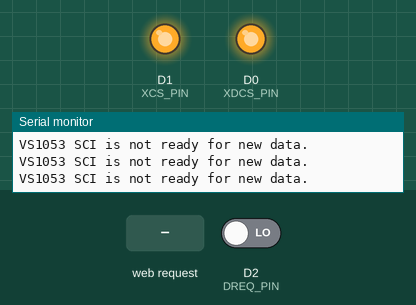
Recording of a program running on a simulated ESP8266 (NodeMCU). Parts: output pins drawn as LEDs (lit = HIGH), the last lines printed to the serial monitor. The test bench sets the inputs (shaded band); at power-on: D2 (DREQ_PIN) LOW. WiFi joins after 1.5 s; servers stay silent unless stated; uploads are accepted with an empty reply.

Above: at 3.3 s.
3.4 s: D2 (DREQ_PIN) driven HIGH
5.1 s: D2 (DREQ_PIN) driven LOW
At 5.7 s:
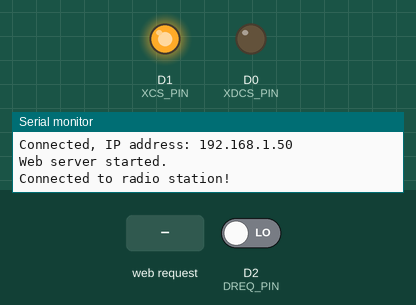
6.9 s: D2 (DREQ_PIN) driven HIGH
At 7.4 s:
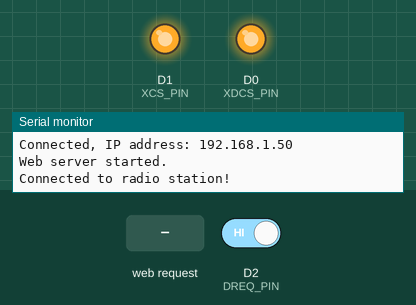
8.4 s: HTTP request GET / received
Timing chart, 0 to 10.9 s (numbered marks = the images above; inputs shaded):
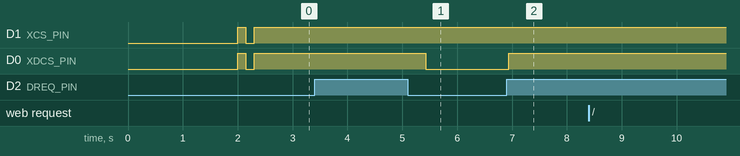

The program:

main.cpp
```cpp
#include <Arduino.h>
#include <vs1053.hpp>
#include <ESP8266WiFi.h>
#include <ESP8266WebServer.h>
#include <ESP8266mDNS.h>
#include <mp3_example.h>
#include <mp3_example2.h>
#include <stdlib.h>
#include <website.h>

//Enter WiFi setup here:
const char *SSID = "UPC230D88";
const char *PASSWORD = "WtznsWw8ffve";

WiFiClient client;

constexpr uint8_t XCS_PIN = D1;
constexpr uint8_t XDCS_PIN = D0;
constexpr uint8_t DREQ_PIN = D2;

VS1053 MP3(XCS_PIN, XDCS_PIN, DREQ_PIN);

uint8_t mp3Buffer[32];

ESP8266WebServer server(80);

String newStation = "0";
String station = "0";

String station_urls[] = {"s3-webradio.rockantenne.de", "radiostreaming.ert.gr",
                         "mp3.harmonyfm.de", "stream.antenne1.de"};
String station_paths[] = {"/rockantenne/stream/mp3", "/ert-kosmos",
                          "/harmonyfm/hqlivestream.mp3", "/a1stg/livestream2.mp3"};

void handleRoot() {
  newStation = server.arg("station");
  Serial.print("Station:");
  Serial.println(station);
  server.send(200, "text/html", website);
}

int stationIdx(String &station) {
  return atoi(station.c_str());
}

void connectStation(String &stationID) {
  client.stop();
  int status = 0;
  while(status != 1) {
    status = client.connect(station_urls[stationIdx(stationID)], 80);
  }
  Serial.println("Connected to radio station!");
  // Request stream
  client.print("GET " + String(station_paths[stationIdx(stationID)]) + " HTTP/1.1\r\nHost: " + String(station_urls[stationIdx(stationID)]) + "\r\nConnection: close\r\n\r\n");
}

void setup() {
  Serial.begin(9600, SERIAL_8N1);
  delay(2000);

  uint16_t samplerate = 44100;
  MP3.init(samplerate);
  MP3.set_volume(80);

  WiFi.disconnect();
  WiFi.softAPdisconnect(true);
  WiFi.mode(WIFI_STA);
  WiFi.begin(SSID, PASSWORD);

  while(WiFi.status() != WL_CONNECTED){
    Serial.println("..connecting to WiFi");
    delay(500);
  }
  Serial.print("Connected, IP address: ");
  Serial.println(WiFi.localIP());

  server.on("/", handleRoot);
  server.begin();
  Serial.println("Web server started.");

  connectStation(station);
}

void loop() {
  if (client.available() > 0) {
    uint8_t bytesread = client.read(mp3Buffer, 32);
    MP3.playback(mp3Buffer, bytesread);
  }

  server.handleClient();

  if(station != newStation) {
    connectStation(newStation);
    station = newStation;
  }
  //MP3.playback(mp3_data, sizeof(mp3_data));
  //delay(3000);
  //MP3.playback(mp3_data2, sizeof(mp3_data2));
  //delay(3000);
}
```

vs1053.cpp
```cpp
#include "vs1053.hpp"

/**
 * @brief Initialization sequence for the VS1053 board:
 * - Configures hardware pins
 * - Cycles the chip select XCS and data chip select to ensure correct levels
 * - Checks whether DREQ is HIGH to check the hardware
 * - Starts SPI communication with slow speed (200kHz)
 * - Rudimentary test of SPI communication
 * - Ensures the VS1053 is in MP3 mode and not MIDI mode (includes soft reset)
 * - Sets audioformat i.e. samplerate
 * - Sets the internal clock multiplier to 3x
 * - Switch to fast SPI speed (4MHz)
 * - Rudimentary test of SPI communication
 * - Sets initial SCI mode
 */
void VS1053::init(uint16_t &samplerate) {
    pinMode(XCS_PIN, OUTPUT);
    pinMode(XDCS_PIN, OUTPUT);
    pinMode(DREQ_PIN, INPUT);

    Serial.println("Initializing VS1053");
    digitalWrite(XCS_PIN, HIGH);
    digitalWrite(XDCS_PIN, HIGH);
    delay(150);
    digitalWrite(XCS_PIN, LOW);
    digitalWrite(XDCS_PIN, LOW);
    delay(150);
    digitalWrite(XCS_PIN, HIGH);
    digitalWrite(XDCS_PIN, HIGH);
    delay(150);

    // If everything is connected correctly then DREQ should be high after toggling the cs pins
    if(digitalRead(DREQ_PIN))
        Serial.println("DREQ HIGH");
    else
        Serial.println("DREQ LOW. Something is wrong -> Check connections and restart.");

    SPI.begin();
    testSPI();

    set_mp3_mode();

    if(samplerate > 48000)
        samplerate = 44100;

    set_audioformat(samplerate, STEREO);

    set_clock();
    spi_settings = spi_fast;
    testSPI();

    set_mode(sci_mode);
}

/**
 * @brief Writes data to the specified VS1053 SCI register. Waits for DREQ to be HIGH again
 * before returning.
 *
 * @param reg is the SCI register address that is accessed
 * @param data is the data that is written to the register
 */
void VS1053::write_reg(const uint8_t& reg, const uint16_t& data) const {
    if(!digitalRead(DREQ_PIN)) {
        Serial.println("VS1053 SCI is not ready for new data.");
        return;
    }

    SPI.beginTransaction(spi_settings);
    digitalWrite(XCS_PIN, LOW);

    SPI.write(WRITE_CMD);
    SPI.write(reg);
    SPI.write16(data);

    wait4DREQ();

    digitalWrite(XCS_PIN, HIGH);
    SPI.endTransaction();

    return;
}


/**
 * @brief Reads a SCI register by first sending the READ instruction and register address
 * and receiving of the 16 bit data afterwards. Waits for DREQ to be HIGH again before
 * returning.
 *
 * @param reg is the SCI register address that is accessed
 * @return uint16_t register data
 */
uint16_t VS1053::read_reg(const uint8_t& reg) const {
    if(reg > 0x0F || !digitalRead(DREQ_PIN)) {
        Serial.println("VS1053 SCI is not ready for next command.");
        return 0xFFFF;
    }

    SPI.beginTransaction(spi_settings);
    digitalWrite(XCS_PIN, LOW);

    SPI.write(READ_CMD);
    SPI.write(reg);
    uint16_t data = SPI.transfer16(0xFFFF);

    wait4DREQ();

    digitalWrite(XCS_PIN, HIGH);
    SPI.endTransaction();

    return data;
}


/**
 * @brief Simple SPI test function that checks whether the written value matches the
 * read register value. At the moment only the volume register is used for testing.
 *
 */
void VS1053::testSPI() const {
    Serial.println("Testing SPI:");


    Serial.println("Writing to register...");
    write_reg(REG_VOL, 0xCAFE);

    Serial.println("Reading from register...");
    uint16_t vol = read_reg(REG_VOL);

    if(vol == 0xCAFE)
        Serial.println("SPI is functional.\n");
    else
    {
        Serial.println("SPI is not functional. Check hardware connection.\n");
    }

    write_reg(REG_VOL, 0x0000);
}


/**
 * @brief Waits for the data request pin DREQ to be HIGH. This is a blocking function.
 *
 */
void VS1053::wait4DREQ() const {
    while(!digitalRead(DREQ_PIN))
        yield();
}

/**
 * @brief Sets the samplerate and channel to either MONO or STEREO.
 *
 * @param samplerate is the new samplerate, must be smaller than 48kHz
 * @param stereo is MONO or STEREO
 */
void VS1053::set_audioformat(const uint16_t& samplerate, const channels_t& stereo) const {
    if(samplerate > 48000) {
        Serial.println("Samplerate must be below 48kHz.\n");
        return;
    }

    uint16_t data = samplerate | stereo;
    write_reg(REG_AUDATA, data);
    Serial.print("VS1053 audio settings have been set to AUDATA=0x");
    Serial.println(read_reg(REG_AUDATA), HEX);
    return;
}

/**
 * @brief Set clock multiplier to 3 with no SC_ADD allowed.
 *
 */
void VS1053::set_clock() const {
    write_reg(REG_CLOCKF, SC_MULT_3 | SC_ADD_NO);
    Serial.print("VS1053 clock multiplier has been set to CLOCKF=0x");
    Serial.println(read_reg(REG_CLOCKF), HEX);
}


/**
 * @brief Writes the specified mode to the SCI_MODE register for configuration.
 *
 * @param mode is the new mode
 */
void VS1053::set_mode(const uint16_t &mode) {
    write_reg(REG_MODE, mode);
    sci_mode = read_reg(REG_MODE);
    Serial.print("VS1053 mode has been set to MODE=0x");
    Serial.println(sci_mode, HEX);
}

/**
 * @brief Sends data to the VS1053 in 32 byte blocks until the buffer is empty.
 *
 * @param buffer is a pointer to the data buffer
 * @param bufsize is the size of the buffer
 */
void VS1053::send_data(const uint8_t *buffer, uint16_t bufsize) const {
    uint16_t packetlen;

    SPI.beginTransaction(spi_settings);
    digitalWrite(XDCS_PIN, LOW);

    while(bufsize > 0) {
        wait4DREQ();

        packetlen = bufsize;

        if(packetlen > DATA_BLOCK_SIZE) {
            packetlen = DATA_BLOCK_SIZE;
        }

        for(uint16_t i = 0; i < packetlen; i++) {
            SPI.transfer(*buffer++);
        }

        bufsize -= packetlen;
    }

    digitalWrite(XDCS_PIN, HIGH);
    SPI.endTransaction();
}

/**
 * @brief Writes to the WRAM of the VS1053 which is used for user applications.
 *
 * @param address is the wram address
 * @param data is the data that is written into the wram
 */
void VS1053::write_wram(const uint16_t &address, const uint16_t &data) const {
    write_reg(REG_WRAMADDR, address);
    write_reg(REG_WRAM, data);
}


/**
 * @brief Some boards start in MIDI mode, this reverses the problem without requiring
 * hardware changes.
 * See http://bajdi.com/lcsoft-vs1053-mp3-module/#comment-33773
 * and https://github.com/baldram/ESP_VS1053_Library/blob/master/src/VS1053.cpp
 * for more detail.
 */
void VS1053::set_mp3_mode() const {
    write_wram(GPIO_DDR, 3);
    write_wram(GPIO_ODATA, 0);
    delay(150);
    software_reset();
}


/**
 * @brief Performs a software reset of the VS1053.
 *
 */
void VS1053::software_reset() const {
    write_reg(REG_MODE, sci_mode | SM_RESET);
    delay(50);
    wait4DREQ(); // DREQ will be high after reset is done
    Serial.println("Software reset of VS1053 is complete.");
}

/**
 * @brief Sends the buffer to the VS1053 via the SDI for playback.
 *
 * @param buffer is a pointer to the buffer with MP3 data.
 * @param bufsize is the size of the buffer.
 */
void VS1053::playback(const uint8_t *buffer, uint16_t bufsize) const {
    send_data(buffer, bufsize);
}

/**
 * @brief Sets the volume in the range 0 to 100%.
 *
 * @param vol 0 to 100 where 100 is the max. volume.
 */
void VS1053::set_volume(uint8_t vol) {
    if(vol >= 100) {
        volume = 100;
        vol = 0x00;
    }
    else {
        volume = vol;
        vol = map(vol, 0, 100, 0xFE, 0x00);
    }
    write_reg(REG_VOL, (vol << 8) | vol);
    //Serial.print("VS1053 volume has been set to VOL=0x");
    //Serial.println(read_reg(REG_VOL), HEX);
}

/**
 * @brief Function to read the current volume.
 *
 * @return * uint8_t volume in range 0 to 100
 */
uint8_t VS1053::get_volume() const {
    return volume;
}
```

vs1053.hpp
```cpp
#ifndef VS1053_H
#define VS1053_H

#include <cstdint>
#include <SPI.h>

class VS1053
{
public:
    VS1053(uint8_t xcs_pin, uint8_t xdcs_pin, uint8_t dreq_pin):
        XCS_PIN(xcs_pin), XDCS_PIN(xdcs_pin), DREQ_PIN(dreq_pin) { }

    void init(uint16_t &samplerate);


    void playback(const uint8_t *buffer, uint16_t bufsize) const;
    void set_volume(uint8_t vol);
    uint8_t get_volume() const;

private:
    uint8_t XCS_PIN;
    uint8_t XDCS_PIN;
    uint8_t DREQ_PIN;

    SPISettings spi_slow{200'000, MSBFIRST, SPI_MODE0};
    SPISettings spi_fast{4'000'000, MSBFIRST, SPI_MODE0};
    SPISettings spi_settings = spi_slow;

    uint16_t sci_mode = SM_DINEW;
    uint8_t volume = 100;

    // Internal SCI Registers
    static constexpr uint8_t REG_MODE        = 0x00;
    static constexpr uint8_t REG_STATUS      = 0x01;
    static constexpr uint8_t REG_BASS        = 0x02;
    static constexpr uint8_t REG_CLOCKF      = 0x03;
    static constexpr uint8_t REG_DECODE_TIME = 0x04;
    static constexpr uint8_t REG_AUDATA      = 0x05;
    static constexpr uint8_t REG_WRAM        = 0x06;
    static constexpr uint8_t REG_WRAMADDR    = 0x07;
    static constexpr uint8_t REG_HDAT0       = 0x08;
    static constexpr uint8_t REG_HDAT1       = 0x09;
    static constexpr uint8_t REG_AIADDR      = 0x0A;
    static constexpr uint8_t REG_VOL         = 0x0B;
    static constexpr uint8_t REG_AICTRL0     = 0x0C;
    static constexpr uint8_t REG_AICTRL1     = 0x0D;
    static constexpr uint8_t REG_AICTRL2     = 0x0E;
    static constexpr uint8_t REG_AICTRL3     = 0x0F;

    // SCI instructions
    static constexpr uint8_t READ_CMD  = 0b0000'0011;
    static constexpr uint8_t WRITE_CMD = 0b0000'0010;

    // CLOCKF register bitmasks
    static constexpr uint16_t SC_MULT_1   = 0x0000;
    static constexpr uint16_t SC_MULT_2   = 0x2000;
    static constexpr uint16_t SC_MULT_3   = 0x6000;
    static constexpr uint16_t SC_MULT_2_5 = 0x4000;
    static constexpr uint16_t SC_MULT_3_5 = 0x8000;
    static constexpr uint16_t SC_MULT_4   = 0xA000;
    static constexpr uint16_t SC_MULT_4_5 = 0xC000;
    static constexpr uint16_t SC_MULT_5   = 0xE000;

    static constexpr uint16_t SC_ADD_NO  = 0x0000;
    static constexpr uint16_t SC_ADD_1   = 0x0800;
    static constexpr uint16_t SC_ADD_1_5 = 0x1000;
    static constexpr uint16_t SC_ADD_2   = 0x1800;

    // MODE register bitmasks
    static constexpr uint16_t SM_DIFF          = 0x0001;
    static constexpr uint16_t SM_LAYER12       = 0x0002;
    static constexpr uint16_t SM_RESET         = 0x0004;
    static constexpr uint16_t SM_CANCEL        = 0x0008;
    static constexpr uint16_t SM_EARSPEAKER_LO = 0x0010;
    static constexpr uint16_t SM_TESTS         = 0x0020;
    static constexpr uint16_t SM_STREAM        = 0x0040;
    static constexpr uint16_t SM_EARSPEAKER_HI = 0x0080;
    static constexpr uint16_t SM_DACT          = 0x0100;
    static constexpr uint16_t SM_DIORD         = 0x0200;
    static constexpr uint16_t SM_DISHARE       = 0x0400;
    static constexpr uint16_t SM_DINEW         = 0x0800;
    static constexpr uint16_t SM_ADPCM         = 0x1000;
    static constexpr uint16_t SM_LINE1         = 0x4000;
    static constexpr uint16_t SM_CLK_RANGE     = 0x8000;

    // SDI Constants
    static constexpr uint16_t DATA_BLOCK_SIZE = 32;

    // GPIO register constants (necessary for switch form midi to mp3)
    static constexpr uint16_t GPIO_DDR   = 0xC017;
    static constexpr uint16_t GPIO_IDATA = 0xC018;
    static constexpr uint16_t GPIO_ODATA = 0xC019;

    // Enum for set_audioformat
    typedef enum {MONO = 0, STEREO = 1} channels_t;

    void testSPI() const;
    void wait4DREQ() const;
    void software_reset() const;
    void send_data(const uint8_t *buffer, uint16_t bufsize) const;
    void set_clock() const;
    void set_mode(const uint16_t &mode);
    void write_wram(const uint16_t &address, const uint16_t &data) const;
    void set_mp3_mode() const;
    void write_reg(const uint8_t& reg, const uint16_t& data) const;
    void set_audioformat(const uint16_t& samplerate, const channels_t& stereo) const;
    uint16_t read_reg(const uint8_t& reg) const;
};

#endif
```

website.h
```cpp
#include <String>
//String website = "<html><body><h1>Hello from ESP8266!</h1></body></html>";

String website = "<html>\n<head>\n  <title>Radio Station Selection</title>\n  <style>\n    body {\n      font-family: Arial, sans-serif; \n    }\n    h1 {\n      font-size: 24px;\n      color: #333; \n    }\n    label, select, input[type=\"submit\"] {\n      font-family: Arial, sans-serif; /* Apply the same font family to form elements */\n      font-size: 16px; \n    }\n  </style>\n</head>\n<body>\n  <h1>Radio Station Selection</h1>\n\n  <form action=\"/\">\n    <label for=\"station\">Select a radio station:</label>\n    <select id=\"station\" name=\"station\">\n      <option value=\"0\">Radio Station 1</option>\n      <option value=\"1\">Radio Station 2</option>\n      <option value=\"2\">Radio Station 3</option>\n      <option value=\"3\">Radio Station 4</option>\n    </select>\n    <br>\n    <input type=\"submit\" value=\"Select\">\n  </form>\n</body>\n</html>";
```

Source omitted: mp3_example.h (data table, 55465 bytes), mp3_example2.h (data table, 7542 bytes)

Measured:
- after the input at 5.1 s, D0 (XDCS_PIN): HIGH → LOW after 0.33 s
- after the input at 6.9 s, D0 (XDCS_PIN): LOW → HIGH at once
